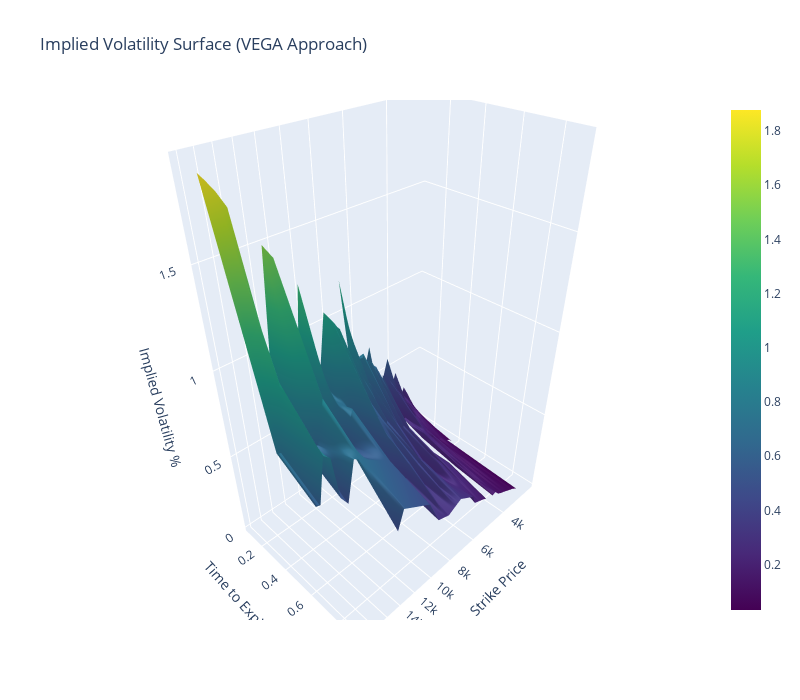

Source (notebook cell):
### Code cell
import plotly.graph_objects as go
import numpy as np
from scipy.interpolate import griddata


# Define the columns needed from your data
strikes = btc_data['Strike Price'].values
times_to_expiration = btc_data['Time to Expiration'].values
implied_vols = btc_data['calculated_implied_volatility'].values

# Create meshgrid for strikes and times_to_expiration
X, Y = np.meshgrid(np.unique(strikes), np.unique(times_to_expiration))

# Interpolate the implied volatilities to fill the grid
Z = griddata((strikes, times_to_expiration), implied_vols, (X, Y), method='linear')

# Create the interactive 3D surface plot
fig = go.Figure(data=[go.Surface(z=Z, x=X, y=Y, colorscale='Viridis')])

fig.update_layout(
    title='Implied Volatility Surface (BSM approach)',
    autosize=False,
    width=800,
    height=700,
    scene=dict(
        xaxis_title='Strike Price',
        yaxis_title='Time to Expiry (Years)',
        zaxis_title='Implied Volatility %',
        xaxis=dict(type="log")
    )
)

fig.show()

### Figure 1 — Plotly figure (JSON) as saved in the notebook; plotly's stock layout.template omitted (floating-point values rounded to 4 significant figures; data arrays with more than 128 entries replaced by an {"elided": "..."} marker saying what was removed)
{"data": [{"colorscale": [[0, "#440154"], [0.1111, "#482878"], [0.2222, "#3e4989"], [0.3333, "#31688e"], [0.4444, "#26828e"], [0.5556, "#1f9e89"], [0.6667, "#35b779"], [0.7778, "#6ece58"], [0.8889, "#b5de2b"], [1, "#fde725"]], "type": "surface", "x": {"elided": "6x70 int values"}, "y": {"elided": "6x70 float values"}, "z": {"elided": "6x70 float values"}}], "layout": {"autosize": false, "height": 700, "scene": {"xaxis": {"title": {"text": "Strike Price"}, "type": "log"}, "yaxis": {"title": {"text": "Time to Expiry (Years)"}}, "zaxis": {"title": {"text": "Implied Volatility %"}}}, "title": {"text": "Implied Volatility Surface (VEGA Approach)"}, "width": 800}}
